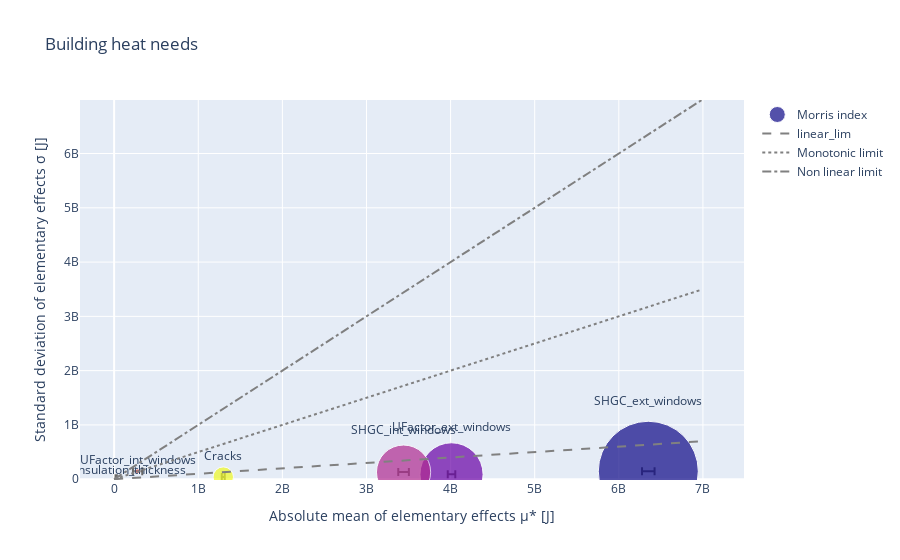

Notebook source saved alongside this figure:
### Code cell
plot_morris_scatter(salib_res=sa_analysis.sensitivity_results, title='Building heat needs', unit='J', autosize=False)

### Figure 1 — Plotly figure (JSON) as saved in the notebook; plotly's stock layout.template omitted (floating-point values rounded to 4 significant figures)
{"data": [{"error_x": {"array": [74530000.0, 44800000.0, 63150000.0, 55210000.0, 7485000.0, 17560000.0], "color": "#696969", "type": "data", "visible": true}, "marker": {"color": [0, 1, 2, 3, 4, 5], "size": [100.0, 63.16, 54.21, 4.966, 0.4886, 20.43]}, "mode": "markers+text", "name": "Morris index", "text": ["SHGC_ext_windows", "UFactor_ext_windows", "SHGC_int_windows", "UFactor_int_windows", "Wall_insulation_thickness", "Cracks"], "textposition": "top center", "x": [6351000000.0, 4011000000.0, 3441000000.0, 279200000.0, 24530000.0, 1297000000.0], "y": [146300000.0, 89150000.0, 130500000.0, 146900000.0, 19010000.0, 38500000.0], "type": "scatter"}, {"line": {"color": "grey", "dash": "dash"}, "mode": "lines", "name": "linear_lim", "x": [0.0, 6986000000.0], "y": [0.0, 698600000.0], "type": "scatter"}, {"line": {"color": "grey", "dash": "dot"}, "mode": "lines", "name": "Monotonic limit", "x": [0.0, 6986000000.0], "y": [0.0, 3493000000.0], "type": "scatter"}, {"line": {"color": "grey", "dash": "dashdot"}, "mode": "lines", "name": "Non linear limit", "x": [0.0, 6986000000.0], "y": [0.0, 6986000000.0], "type": "scatter"}], "layout": {"yaxis": {"title": {"text": "Standard deviation of elementary effects σ [J]"}, "range": [-14690000.0, 6986000000.0]}, "title": {"text": "Building heat needs"}, "xaxis": {"title": {"text": "Absolute mean of elementary effects μ* [J]"}}}}
